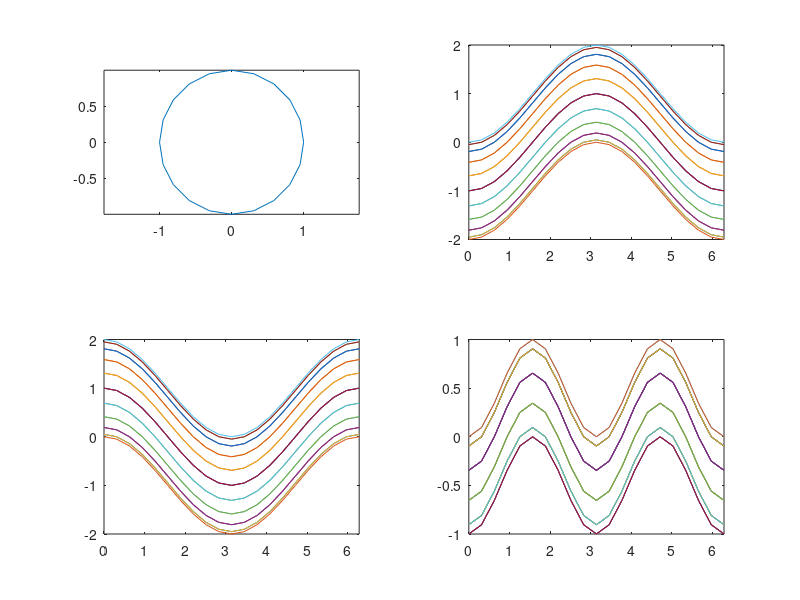

The MATLAB source for this figure:
% 单个轴窗口显示多个图形
function Example05
h0=figure('toolbar','none',...
    'position',[200 150 450 250],...
    'name','Example05');
t=0:pi/10:2*pi;
[x,y]=meshgrid(t);
subplot(2,2,1)
plot(sin(t),cos(t))
axis equal
subplot(2,2,2)
z=sin(x)-cos(y);
plot(t,z)
axis([0 2*pi -2 2])
subplot(2,2,3)
h=sin(x)+cos(y);
plot(t,h)
axis([0 2*pi -2 2])
subplot(2,2,4)
g=(sin(x).^2)-(cos(y).^2);
plot(t,g)
axis([0 2*pi -1 1])
